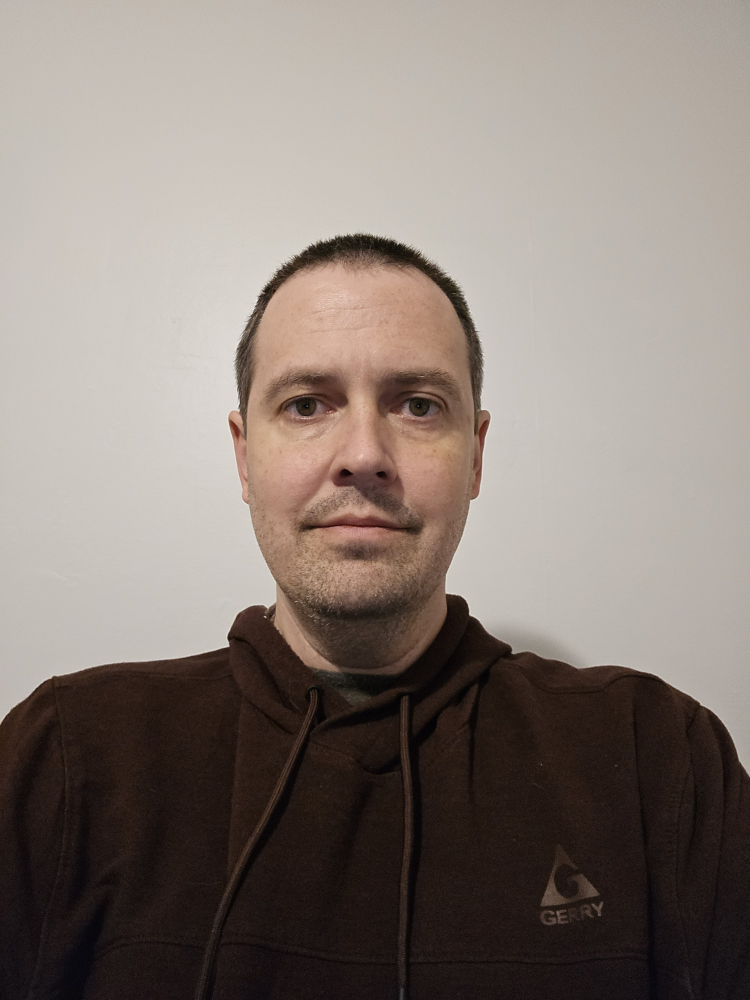
#> input picture Graduate Projects - MS AI and Machine Learning/CSC515 Computer Vision/Image_Selfie.jpg, 3000 x 4000 px, found by its file name (shown at 1/4 size)
$ python Week3_Milestone_DrawingFunctions.py
#> lines starting #> are read from the running program, lines starting #| are printed output that depends on the picture; after the words box and inside, x2 and y2 are one past the last pixel; in counts of white or black regions, pixels touching at a corner belong together
import cv2

#File paths for HAAR XML Models and Selfie Photo
path_face_model = r"C:\Users\jwens\Desktop\CSUGlobal\GitHub\Projects\Graduate Projects - MS AI and Machine Learning\CSC515 Computer Vision\haarcascade_frontalface_default.xml"
path_eye_model = r"C:\Users\jwens\Desktop\CSUGlobal\GitHub\Projects\Graduate Projects - MS AI and Machine Learning\CSC515 Computer Vision\haarcascade_eye.xml"
path_input_photo = r"C:\Users\jwens\Desktop\CSUGlobal\GitHub\Projects\Graduate Projects - MS AI and Machine Learning\CSC515 Computer Vision\Image_Selfie.jpg"

#Load detection models (OpenCV, 2013)
face_detector = cv2.CascadeClassifier(path_face_model)
eye_detector = cv2.CascadeClassifier(path_eye_model)

#Load and resize the image
original_img = cv2.imread(path_input_photo)
#> original_img is the input picture: shape (4000, 3000, 3); mean B, G, R 117.8, 124.7, 135.4

#Error handling for incorrect paths
if original_img is None:
    print("Could not load image. Check the path.")
    exit()

#Resize original image for 600 pixel width while keeping the original aspect ratio
desired_width = 600 #Desired width is 600 pixels
resize_ratio = desired_width / original_img.shape[1] #Calculate the scaling factor based on width
#> resize_ratio = 0.2
resized_img = cv2.resize(original_img, (desired_width, int(original_img.shape[0] * resize_ratio)))#Resize image height
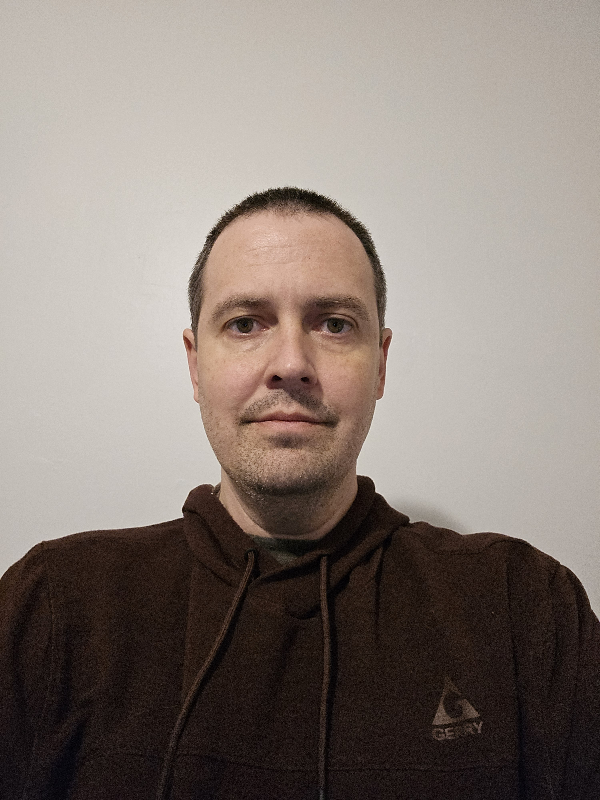
#> resized_img: shape (800, 600, 3); mean B, G, R 117.8, 124.7, 135.4
#(Moukthika, 2025)

#Convert to grayscale for detection
gray_img = cv2.cvtColor(resized_img, cv2.COLOR_BGR2GRAY)
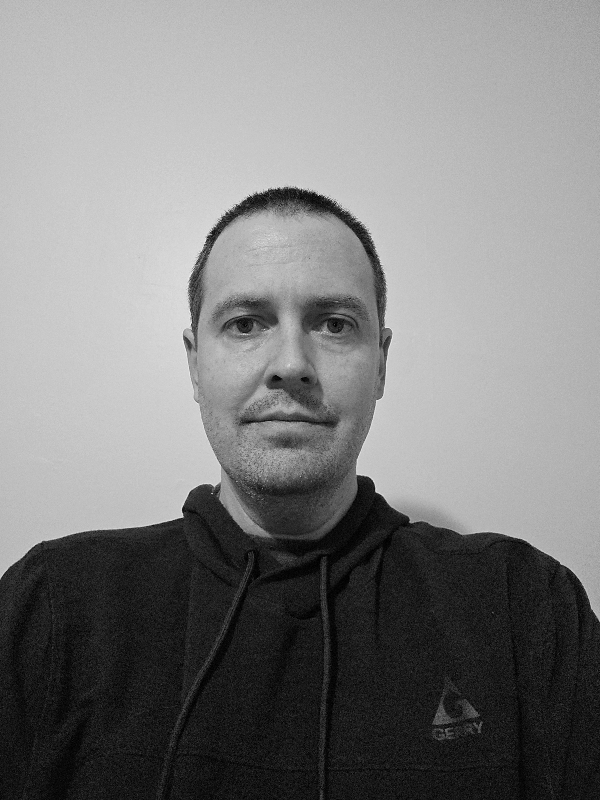
#> gray_img: shape (800, 600); min 0, max 248, mean 127.1

#Scan the image and detect any faces that can be found using face_detector HAAR
#Argument for scaleFactor shrinks the image by 10% on each scale, balancing speed and accuracy
#Argument for minNeighbors sets minimum for overlapping rectangles to be considered a face balancing sensitivity with false positives
found_faces = face_detector.detectMultiScale(gray_img, scaleFactor=1.1, minNeighbors=5)
#> found_faces = [[167, 227, 242, 242]]
#(Bispo, 2024)

#Iterate over all detected faces and calculate the center point about which the circle will be drawn
for (fx, fy, fw, fh) in found_faces:
    center_point = (fx + fw // 2, fy + fh // 2)
    #(siromer, 2024)

    #Drawing the circle around the detected face (elipse)
    cv2.ellipse(resized_img, center_point, (fw // 2, fh // 2), 0, 0, 360, (0, 255, 0), 2)
    #(axis lengths), rotation angle, start angle, end angle, (BRR Color code for green), thickness
    #(Geeksforgeeks, n.d.)

    #Define regions of interest (roi) on the grayscale image for eye detection, and the color image for eye rectangles
    roi_gray_face = gray_img[fy:fy+fh, fx:fx+fw] #fy for vertical range of face, fx for horizontal range of face
    roi_color_face = resized_img[fy:fy+fh, fx:fx+fw] #And the same again for the colorized image

    #Detect eyes inside the face region using HAAR Cascade eye_detector only looking inside the face region (roi_gray_face)
    detected_eyes = eye_detector.detectMultiScale(roi_gray_face, scaleFactor=1.1, minNeighbors=5)#same arguments as face detector
    #(PythonProgramming, n.d.)

    #Run a for loop to go through every detected eye and draw a red box around it
    for (ex, ey, ew, eh) in detected_eyes:#For every eye detected show me its position and size
        cv2.rectangle(roi_color_face, (ex, ey), (ex+ew, ey+eh), (0, 0, 255), 2)
#> this loop made 1 pass
#> (fx, fy, fw, fh, center_point, detected_eyes) on pass 1: (167, 227, 242, 242, (288, 348), [[135, 68, 61, 61], [45, 67, 61, 61]])
#> pass 1, `roi_gray_face = gray_img[fy:fy+fh, fx:fx+fw]`:
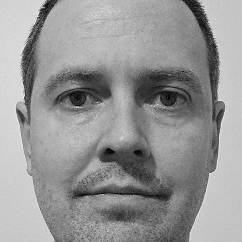
#> roi_gray_face: shape (242, 242); min 0, max 248, mean 149.5
#> pass 1, `roi_color_face = resized_img[fy:fy+fh, fx:fx+fw]`:
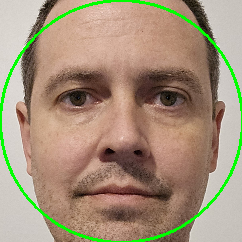
#> roi_color_face: shape (242, 242, 3); mean B, G, R 122.3, 146.1, 164.2
#> after the loop:
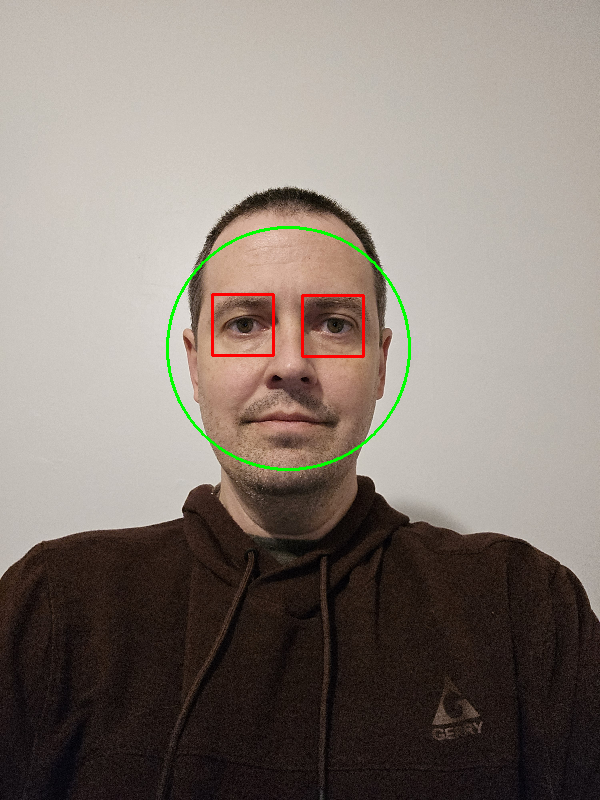
#> resized_img: shape (800, 600, 3); 0.77% of pixels changed, all inside (x1, y1, x2, y2) = (166, 226, 411, 471)
#> after the loop:
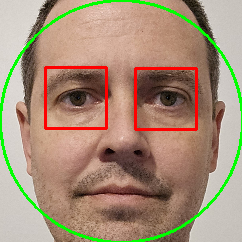
#> roi_color_face: shape (242, 242, 3); 2.49% of pixels changed, all inside (x1, y1, x2, y2) = (44, 66, 198, 131)
        #Draw a rectangle(area to draw on face, (start at the top left corner), (draw to the bottom right corner), (BGR format), (Thickness))

#Draw text over the top of the image using Hershey fonts in putText (EDUCBA, 2023)
label_text = "This is Me" #Text to add
font_type = cv2.FONT_HERSHEY_SCRIPT_SIMPLEX #Hershey font selection
#> font_type = 6
font_size = 1.0 #Font size
text_color = (0, 0, 0) #Text color (Black)
font_thickness = 2 #Line thickness (thicker)

#Calculate size (width and height) of the text string using our already defined sizes and font
label_size, _ = cv2.getTextSize(label_text, font_type, font_size, font_thickness) #Use _ to ignore the baseline argument as it's not needed
#> label_size = (147, 22)
label_x = (resized_img.shape[1] - label_size[0]) // 2 #Calculate the horizontal position to start drawing text (centered)
#> label_x = 226
label_y = 50 #Calculate the vertical position to start drawing text (high)

#Line to add putText to resized_img
cv2.putText(resized_img, label_text, (label_x, label_y), font_type, font_size, text_color, font_thickness)
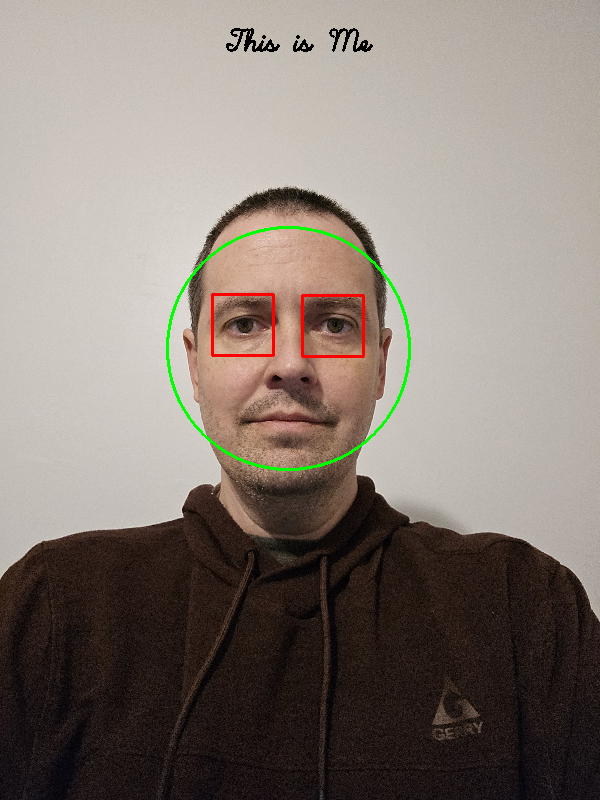
#> resized_img: shape (800, 600, 3); 0.22% of pixels changed, all inside (x1, y1, x2, y2) = (226, 28, 373, 52)
#(EDUCBA, 2023)

# Display the final result
cv2.imshow("Week 3 Critical Thinking Option #1", resized_img) #Display resized_img
cv2.waitKey(0) #Wait for keypress before closing window (no timer)
cv2.destroyAllWindows() #Close all windows after keypress

#References
#Bispo, N. (2024, February 1). Face detection made easy with OpenCV and Python. Django Unleashed. Retrieved April 6, 2025, from:
#https://medium.com/django-unleashed/face-detection-made-easy-with-opencv-and-python-8386c2e2701d

#EDUCBA. (2023, April 6). OpenCV putText. EDUCBA. Retrieved April 6, 2025, from:
#https://www.educba.com/opencv-puttext/

#GeeksforGeeks. (n.d.). Python OpenCV | cv2.ellipse() method. GeeksforGeeks. Retrieved April 6, 2025, from:
#https://www.geeksforgeeks.org/python-opencv-cv2-ellipse-method/

#Moukthika. (2025, March 10). Resizing and rescaling images with OpenCV. OpenCV. Retrieved April 6, 2025, from:
#https://opencv.org/blog/resizing-and-rescaling-images-with-opencv/

#OpenCV. (OpenCV, 2013). HAAR cascades directory. GitHub. Retrieved April 6, 2025, from:
#https://github.com/opencv/opencv/tree/master/data/haarcascades

#PythonProgramming (n.d.). Haar cascade object detection face & eye tutorial. PythonProgramming.net. Retrieved April 6, 2025, from:
#https://pythonprogramming.net/haar-cascade-face-eye-detection-python-opencv-tutorial/
